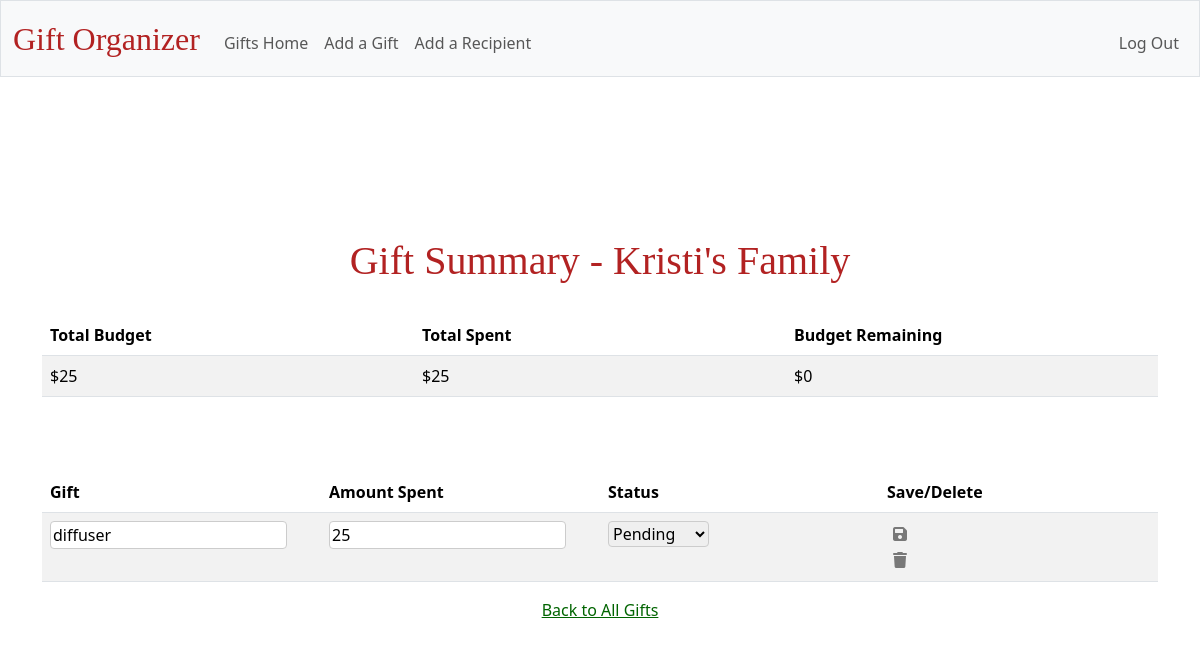
Page /recipient_summary/13 (signed in) on the committed database.
### tables this page shows
CREATE TABLE "recipients" (
    id INTEGER PRIMARY KEY AUTOINCREMENT,
    name TEXT NOT NULL,
    budget NUMERIC,
    user_id INTEGER NOT NULL,
    FOREIGN KEY (user_id) REFERENCES users (id)
);

CREATE TABLE gifts (
    id INTEGER PRIMARY KEY AUTOINCREMENT,
    recipient_id INTEGER NOT NULL,
    gift_name TEXT NOT NULL,
    amount_spent NUMERIC,
    status TEXT,
    user_id INTEGER NOT NULL,
    FOREIGN KEY (recipient_id) REFERENCES recipients (id)
);

### app.py (the view)
@app.route("/recipient_summary/<int:recipient_id>", methods=['GET', 'POST'])
def recipient_summary(recipient_id):
    user_id = session["user_id"]  # Ensure the user_id is obtained correctly
    query_recipient = """
    SELECT
        id, name, budget
    FROM
        recipients
    WHERE
        id = ? AND user_id = ?;
    """
    recipient = db.execute(query_recipient, recipient_id, user_id)
    if not recipient:
        return "Recipient not found", 404
    print("Recipient found:", recipient)
    recipient = recipient[0]  # This is a dictionary
    recipient_name = recipient["name"]
    overall_budget = recipient["budget"]
    recipient_id = recipient["id"]
    query_gifts = """
    SELECT
        id, gift_name, amount_spent, status
    FROM
        gifts
    WHERE
        recipient_id = ? AND user_id = ?;
    """
    gifts = db.execute(query_gifts, recipient_id, user_id)
    total_spent = sum(gift['amount_spent'] for gift in gifts)
    remaining_budget = overall_budget - total_spent
    if request.method == "POST":
        print("POST request received - flashing message")
        flash("Changes saved!", "primary")
        return redirect(url_for("recipient_summary", recipient_id=recipient_id))
    return render_template(
        "recipient_summary.html",
        recipient_name=recipient_name,
        gifts=gifts,
        total_spent=total_spent,
        remaining_budget=remaining_budget,
        budget=overall_budget,
    )

### templates/recipient_summary.html (shortened to what this page needs)
{% extends "layout.html" %}
{% block main %}
<main class="container py-5 text-center"></main>
<h1 class="main-header">Gift Summary - {{ recipient_name }}</h1>
<table class="table table-striped" style="margin-bottom: 75px;">
    <thead>
        <tr>
            <th class="text-start">Total Budget</th>
            <th class="text-start">Total Spent</th>
            <th class="text-start">Budget Remaining</th>
        </tr>
    </thead>
    <tbody>
        <tr>
            <td class="text-start">${{ budget }}</td>
            <td class="text-start">${{ total_spent }}</td>
            <td class="text-start">${{ remaining_budget }}</td>
        </tr>
    </tbody>
</table>
<table class="table table-striped">
    <thead>
        <tr>
            <th class="text-start">Gift</th>
            <th class="text-start">Amount Spent</th>
            <th class="text-start">Status</th>
            <th class="text-start">Save/Delete</th>
        </tr>
    </thead>
    <tbody>
        {% for gift in gifts %}
        <tr id="gift-row-{{ gift.id }}">
                <td style="text-align: left;">
                    <input type="text" name="gift_name" class="gift_name" value="{{ gift.gift_name }}" data-gift-id="{{ gift.id }}"
                    />
                </td>
                <td style="text-align: left;">
                    <input type="number" name="amount_spent class="amount_spent" value="{{ gift.amount_spent }}" data-gift-id="{{ gift.id }}"
                    />
                </td>
                <td style="text-align: left;">
                    <select name="status" class="status" data-gift-id="{{ gift.id }}">
                        <option value="Pending" {% if gift.status == "Pending" %}selected{% endif %}>Pending</option>
                    </select>
                </td>
            <td style="text-align: left;">
                <button type="button" class="action-button" onclick="saveChanges({{ gift.id }})"><i class="fas fa-save"></i></button>
                    <form action="/delete_gift" method="POST" onsubmit="return confirm('Are you sure you want to delete this gift?');">
                        <button type="submit" class="action-button">
                            <i class="fas fa-trash"></i>
                        </button>
                    </form>
            </td>
        </tr>
        {% endfor %}
    </tbody>
</table>
<a href="/">Back to All Gifts</a>
{% endblock %}

### static/styles.css (style rules this page uses)
.action-button { outline: none; border: none; background: none; color: "#7a7a7a"; }
.action-button i { filter: grayscale(100%); transition: filter 0.2s ease; opacity: 0.5; transition: opacity 0.2s ease; }
h1, h2, h4 { font-family: 'EB Garamond', serif; margin-bottom: 2px; color: #B22222; }
a { color: #006400; }
.main-header { font-size: 2.5em; margin-bottom: 30px; }
table { width: 60%; margin: 0 auto; table-layout: fixed; border-spacing: 10px; }
input, select { box-sizing: border-box; border: 1px solid #ccc; border-radius: 4px; }

### rows in the picture
recipients: name "Kristi's Family"
gifts: gift_name "diffuser", amount_spent "25", status "Pending"

### other values in the picture
{{ budget }} "25"
{{ total_spent }} "25"
{{ remaining_budget }} "0"
